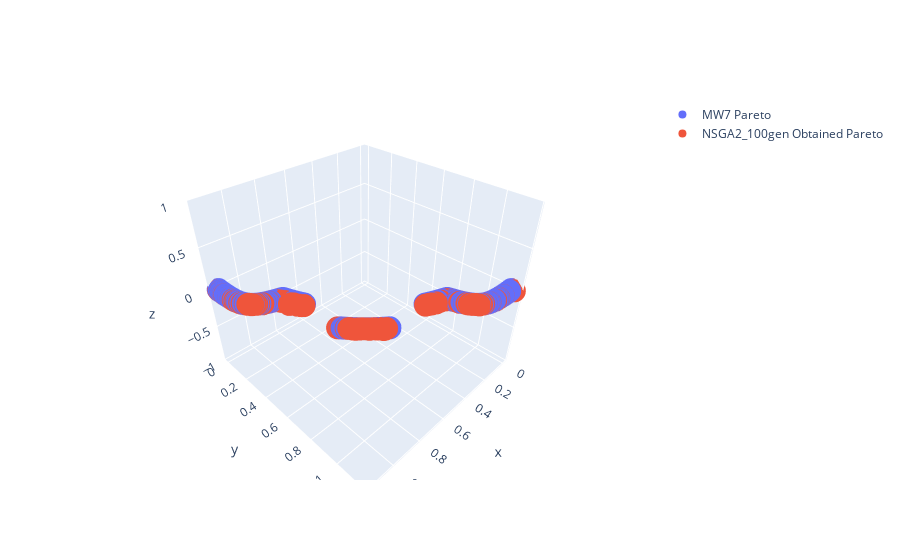

Source (notebook cell):
### Code cell
plot_pareto_front_3d(pareto_front, obtained_results, 'NSGA2_100gen', 'MW7')
